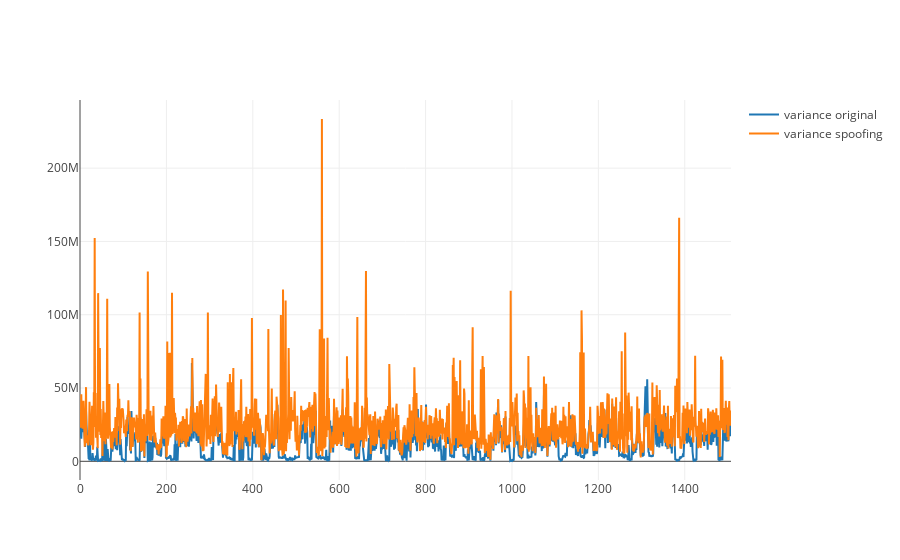
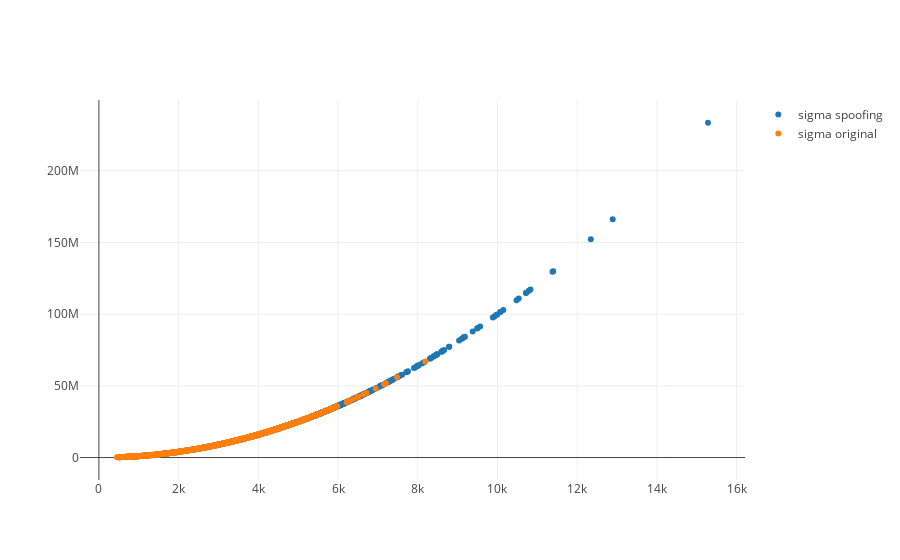
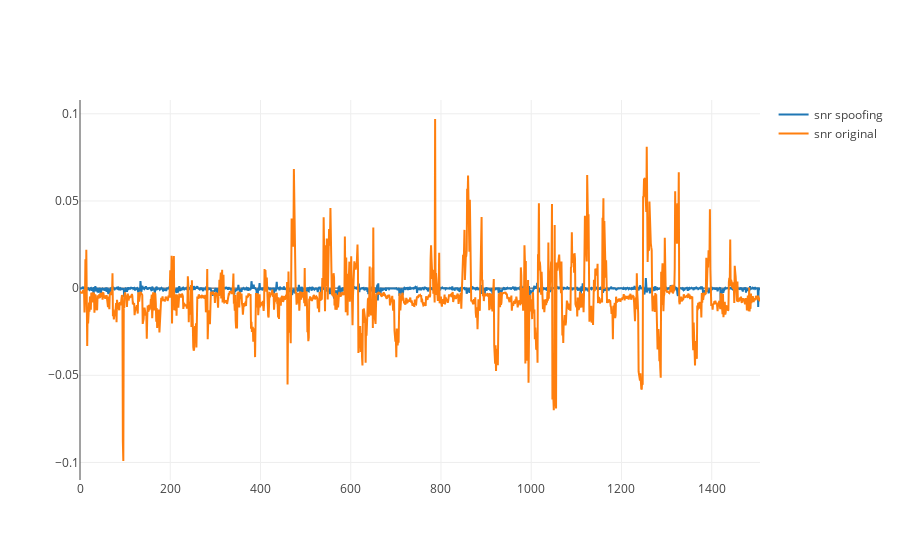
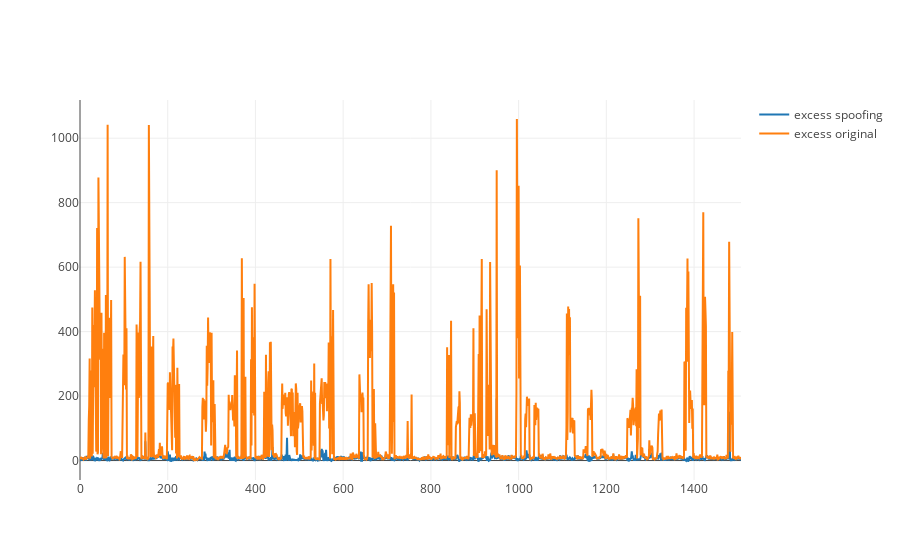

These figures' notebook cell, in order:
### Code cell
makePlotsPlotly(sigmaVectorOriginal,varOriginal,meanOriginal,snrOriginal, exOriginal,\
              sigmaVectorSpoof,varSpoof,meanSpoof,snrSpoof, exSpoof)

### Figure 1 — Plotly figure (JSON) as saved in the notebook; plotly's stock layout.template omitted (floating-point values rounded to 4 significant figures; data arrays with more than 128 entries replaced by an {"elided": "..."} marker saying what was removed)
{"data": [{"name": "variance original", "type": "scatter", "x": {"elided": "1508 int values"}, "y": {"elided": "1508 float values"}}, {"name": "variance spoofing", "type": "scatter", "x": {"elided": "1508 int values"}, "y": {"elided": "1508 float values"}}], "layout": {}}

### Figure 2 — Plotly figure (JSON) as saved in the notebook; plotly's stock layout.template omitted (floating-point values rounded to 4 significant figures; data arrays with more than 128 entries replaced by an {"elided": "..."} marker saying what was removed)
{"data": [{"mode": "markers", "name": "sigma spoofing", "type": "scatter", "x": {"elided": "1508 float values"}, "y": {"elided": "1508 float values"}}, {"mode": "markers", "name": "sigma original", "type": "scatter", "x": {"elided": "1508 float values"}, "y": {"elided": "1508 float values"}}], "layout": {}}

### Figure 3 — Plotly figure (JSON) as saved in the notebook; plotly's stock layout.template omitted (floating-point values rounded to 4 significant figures; data arrays with more than 128 entries replaced by an {"elided": "..."} marker saying what was removed)
{"data": [{"name": "snr spoofing", "type": "scatter", "x": {"elided": "1508 int values"}, "y": {"elided": "1508 float values"}}, {"name": "snr original", "type": "scatter", "x": {"elided": "1508 int values"}, "y": {"elided": "1508 float values"}}], "layout": {}}

### Figure 4 — Plotly figure (JSON) as saved in the notebook; plotly's stock layout.template omitted (floating-point values rounded to 4 significant figures; data arrays with more than 128 entries replaced by an {"elided": "..."} marker saying what was removed)
{"data": [{"name": "excess spoofing", "type": "scatter", "x": {"elided": "1508 int values"}, "y": {"elided": "1508 float values"}}, {"name": "excess original", "type": "scatter", "x": {"elided": "1508 int values"}, "y": {"elided": "1508 float values"}}], "layout": {}}
